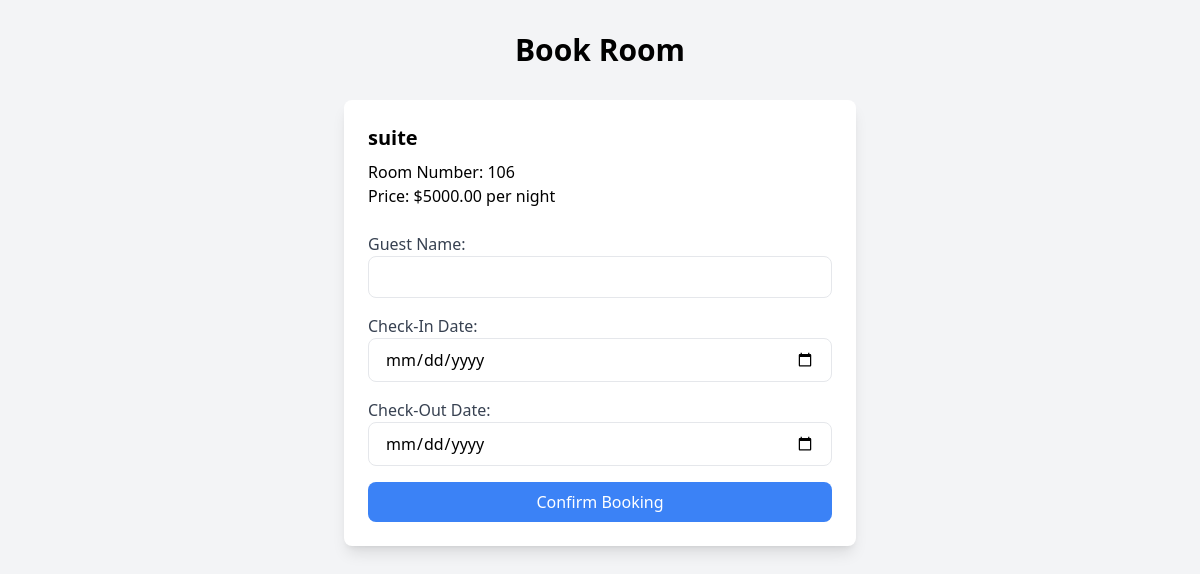
Screenshot of /book_room.php?room_id=14 (signed in) with the database file from the repository.
### tables this page shows
CREATE TABLE `rooms` (
  `id` int(11) NOT NULL,
  `room_number` varchar(10) NOT NULL,
  `room_type` varchar(50) NOT NULL,
  `price` decimal(10,2) NOT NULL,
  `availability` enum('available','not available') NOT NULL,
  `image_url` varchar(255) NOT NULL
);

### book_room.php (the view, shortened to what this page needs)
<?php
include "db_connection.php";
$room_id = $_GET['room_id'];
$sql = "SELECT * FROM rooms WHERE id = '$room_id'";
$result = mysqli_query($conn, $sql);
$room = mysqli_fetch_assoc($result);
?>
<!DOCTYPE html>
<html lang="en">
<head>
  <script src="https://cdn.tailwindcss.com"></script>
</head>
<body class="bg-gray-100">
  <div class="container mx-auto p-8">
    <h1 class="text-3xl font-bold text-center mb-8">Book Room</h1>
    <div class="bg-white p-6 rounded-lg shadow-lg max-w-lg mx-auto">
      <h2 class="text-xl font-bold mb-2"><?php echo htmlspecialchars($room['room_type']); ?></h2>
      <p>Room Number: <?php echo htmlspecialchars($room['room_number']); ?></p>
      <p>Price: $<?php echo htmlspecialchars($room['price']); ?> per night</p>
      <form method="POST" class="space-y-4 mt-6">
        <div>
          <label for="guest_name" class="block text-gray-700">Guest Name:</label>
          <input type="text" name="guest_name"
            class="w-full px-4 py-2 border rounded-lg focus:outline-none focus:ring-2 focus:ring-blue-400" required>
        </div>
        <div>
          <label for="check_in_date" class="block text-gray-700">Check-In Date:</label>
          <input type="date" name="check_in_date"
            class="w-full px-4 py-2 border rounded-lg focus:outline-none focus:ring-2 focus:ring-blue-400" required>
        </div>
        <div>
          <label for="check_out_date" class="block text-gray-700">Check-Out Date:</label>
          <input type="date" name="check_out_date"
            class="w-full px-4 py-2 border rounded-lg focus:outline-none focus:ring-2 focus:ring-blue-400" required>
        </div>
        <button type="submit" class="w-full bg-blue-500 text-white py-2 rounded-lg hover:bg-blue-600">Confirm
          Booking</button>
      </form>
    </div>
  </div>
</body>
</html>

### rows the page displays
rooms: room_type "suite", room_number "106", price "5000.00"
